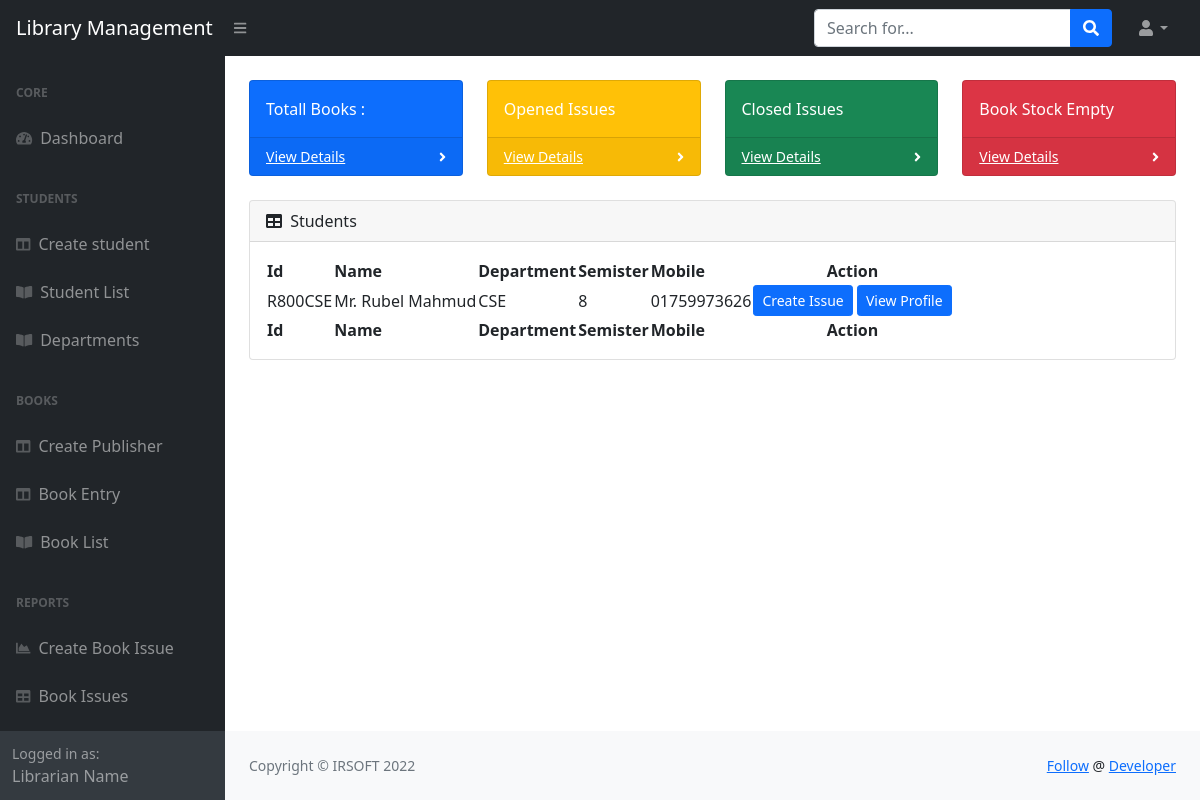
The page / on the database its author committed.
### students/models.py (models this page shows, shortened)
class Student(models.Model):
    semisters = (
        ('1','1st'),
        ('2','2nd'),
        ('3','3rd'),
        ('4','4th'),
        ('5','5th'),
        ('6','6th'),
        ('7','7th'),
        ('8','8th'),
    )
    gender = (
        ('male', 'Male'),
        ('female', 'Female'),
        ('other', 'Other'),
    )
    stdId = models.CharField(max_length=50, null=True, blank=True, editable=False)
    name = models.CharField(max_length=100)
    email = models.CharField(max_length=50)
    mobile = models.CharField(max_length=50)
    session = models.CharField(max_length=50)
    department = models.ForeignKey(Department, on_delete=models.CASCADE)
    semister = models.CharField(choices=semisters, max_length=50)
    dob = models.DateField()
    fatherName = models.CharField(max_length=100)
    motherName = models.CharField(max_length=100)
    address = models.TextField(max_length=500)
    religion = models.CharField(max_length=100)
    gender = models.CharField(choices=gender, max_length=100)
    class Meta:
        verbose_name_plural = 'students'

class Department(models.Model):
    name = models.CharField(max_length=100)
    code = models.CharField(max_length=50)
    description = models.TextField(max_length=600)
    class Meta:
        verbose_name_plural = 'departments'

### librarians/views.py (the view)
# urls.py: path('', home, name='home'),
def home(request):
    context = {}
    students = Student.objects.all()
    context['students'] = students
    return render(request, 'librarians/home.html', context)

### templates/librarians/home.html (shortened to what this page needs)
{% extends 'base.html' %}
{% block content %}
<div class="container-fluid px-4">
    <div class="row">
        <div class="col-xl-3 col-md-6">
            <div class="card bg-primary text-white mb-4">
                <div class="card-body">Totall Books : {{ totall }}</div>
                <div class="card-footer d-flex align-items-center justify-content-between">
                    <a class="small text-white stretched-link" href="#">View Details</a>
                    <div class="small text-white"><i class="fas fa-angle-right"></i></div>
                </div>
            </div>
        </div>
        <div class="col-xl-3 col-md-6">
            <div class="card bg-warning text-white mb-4">
                <div class="card-body">Opened Issues</div>
                <div class="card-footer d-flex align-items-center justify-content-between">
                    <a class="small text-white stretched-link" href="#">View Details</a>
                    <div class="small text-white"><i class="fas fa-angle-right"></i></div>
                </div>
            </div>
        </div>
        <div class="col-xl-3 col-md-6">
            <div class="card bg-success text-white mb-4">
                <div class="card-body">Closed Issues</div>
                <div class="card-footer d-flex align-items-center justify-content-between">
                    <a class="small text-white stretched-link" href="#">View Details</a>
                    <div class="small text-white"><i class="fas fa-angle-right"></i></div>
                </div>
            </div>
        </div>
        <div class="col-xl-3 col-md-6">
            <div class="card bg-danger text-white mb-4">
                <div class="card-body">Book Stock Empty</div>
                <div class="card-footer d-flex align-items-center justify-content-between">
                    <a class="small text-white stretched-link" href="#">View Details</a>
                    <div class="small text-white"><i class="fas fa-angle-right"></i></div>
                </div>
            </div>
        </div>
    </div>
    <div class="card mb-4">
        <div class="card-header">
            <i class="fas fa-table me-1"></i>
            Students
        </div>
        <div class="card-body">
            <table id="datatablesSimple">
                <thead>
                    <tr>
                        <th>Id</th>
                        <th>Name</th>
                        <th>Department</th>
                        <th>Semister</th>
                        <th>Mobile</th>
                        <th class="text-center">Action</th>
                    </tr>
                </thead>
                <tfoot>
                    <tr>
                        <th>Id</th>
                        <th>Name</th>
                        <th>Department</th>
                        <th>Semister</th>
                        <th>Mobile</th>
                        <th class="text-center">Action</th>
                    </tr>
                </tfoot>
                <tbody>
                    <tr>
                        {% for student in students %}
                            <td>{{ student.stdId }}</td>
                            <td>{{ student.name }}</td>
                            <td>{{ student.department.name }}</td>
                            <td>{{ student.semister }}</td>
                            <td>{{ student.mobile }}</td>
                            <td class="text-center">
                                <a href="{% url 'create_issue' student.pk %}"><button class="btn btn-sm btn-primary">Create Issue</button></a>
                                <a href="#"><button class="btn btn-sm btn-primary">View Profile</button></a>
                            </td>
                        {% endfor %}
                    </tr>
                </tbody>
            </table>
        </div>
    </div>
</div>
{% endblock content %}

### rows shown on the page
Student: stdId "R800CSE", name "Mr. Rubel Mahmud", department.name "CSE", semister "8", mobile "01759973626"
